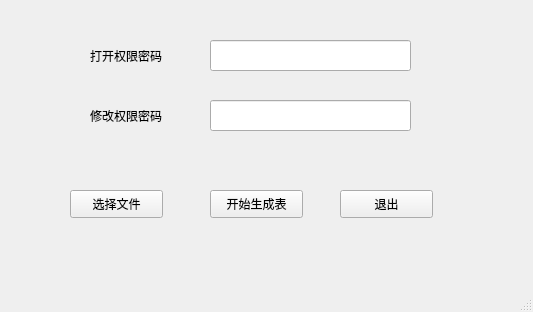
<?xml version="1.0" encoding="UTF-8"?>
<ui version="4.0">
 <class>MainWindow</class>
 <widget class="QMainWindow" name="MainWindow">
  <property name="geometry">
   <rect>
    <x>0</x>
    <y>0</y>
    <width>533</width>
    <height>312</height>
   </rect>
  </property>
  <property name="windowTitle">
   <string>MainWindow</string>
  </property>
  <widget class="QWidget" name="centralwidget">
   <widget class="QPushButton" name="pushButtonSelectFiles">
    <property name="geometry">
     <rect>
      <x>70</x>
      <y>190</y>
      <width>93</width>
      <height>28</height>
     </rect>
    </property>
    <property name="text">
     <string>选择文件</string>
    </property>
   </widget>
   <widget class="QLineEdit" name="lineEditOpenPassword">
    <property name="geometry">
     <rect>
      <x>210</x>
      <y>40</y>
      <width>201</width>
      <height>31</height>
     </rect>
    </property>
   </widget>
   <widget class="QLabel" name="label">
    <property name="geometry">
     <rect>
      <x>90</x>
      <y>40</y>
      <width>91</width>
      <height>31</height>
     </rect>
    </property>
    <property name="text">
     <string>打开权限密码</string>
    </property>
   </widget>
   <widget class="QLabel" name="label_2">
    <property name="geometry">
     <rect>
      <x>90</x>
      <y>100</y>
      <width>91</width>
      <height>31</height>
     </rect>
    </property>
    <property name="text">
     <string>修改权限密码</string>
    </property>
   </widget>
   <widget class="QLineEdit" name="lineEditEditPassword">
    <property name="geometry">
     <rect>
      <x>210</x>
      <y>100</y>
      <width>201</width>
      <height>31</height>
     </rect>
    </property>
   </widget>
   <widget class="QPushButton" name="pushButtonStart">
    <property name="geometry">
     <rect>
      <x>210</x>
      <y>190</y>
      <width>93</width>
      <height>28</height>
     </rect>
    </property>
    <property name="text">
     <string>开始生成表</string>
    </property>
   </widget>
   <widget class="QPushButton" name="pushButtonQuit">
    <property name="geometry">
     <rect>
      <x>340</x>
      <y>190</y>
      <width>93</width>
      <height>28</height>
     </rect>
    </property>
    <property name="text">
     <string>退出</string>
    </property>
   </widget>
  </widget>
  <widget class="QMenuBar" name="menubar">
   <property name="geometry">
    <rect>
     <x>0</x>
     <y>0</y>
     <width>533</width>
     <height>26</height>
    </rect>
   </property>
  </widget>
  <widget class="QStatusBar" name="statusbar"/>
 </widget>
 <resources/>
 <connections/>
</ui>
